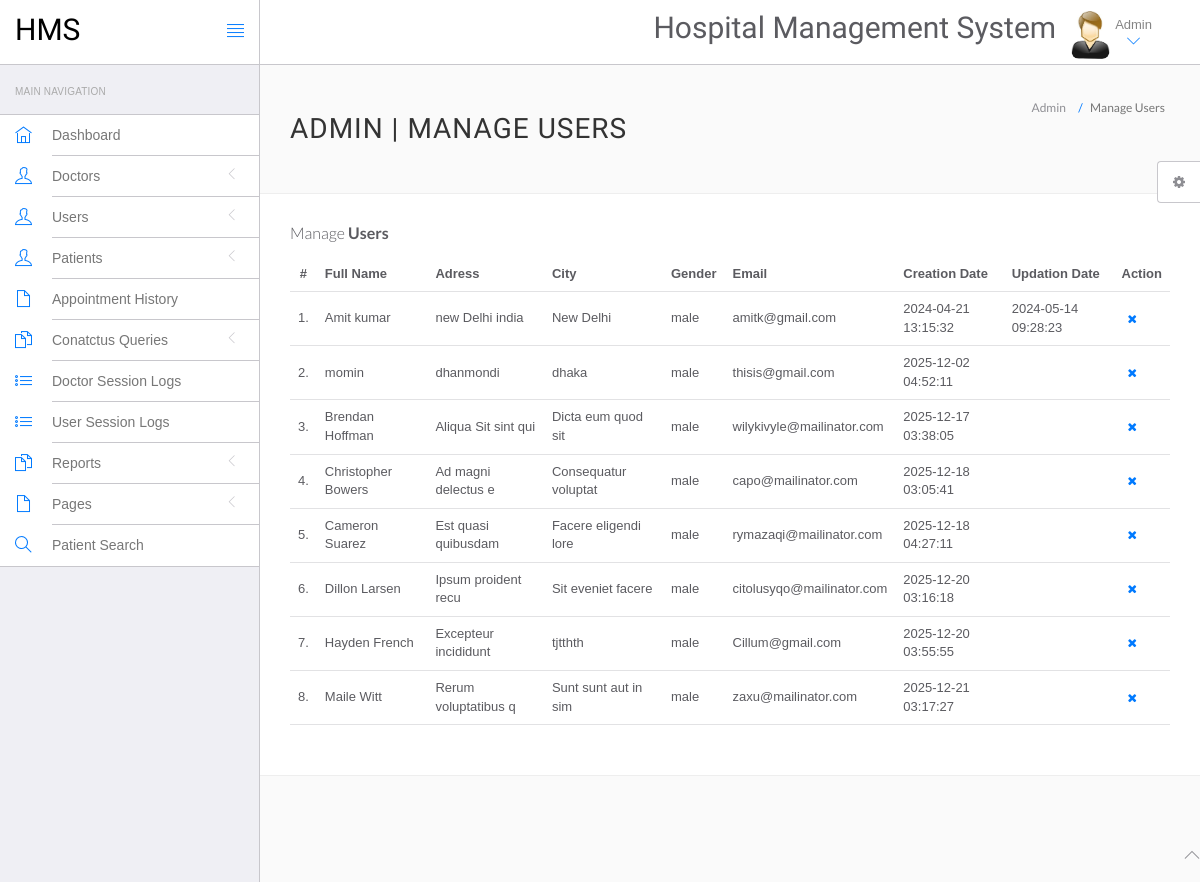
/admin/manage-users.php (signed in), run on an earlier commit of the app's database.
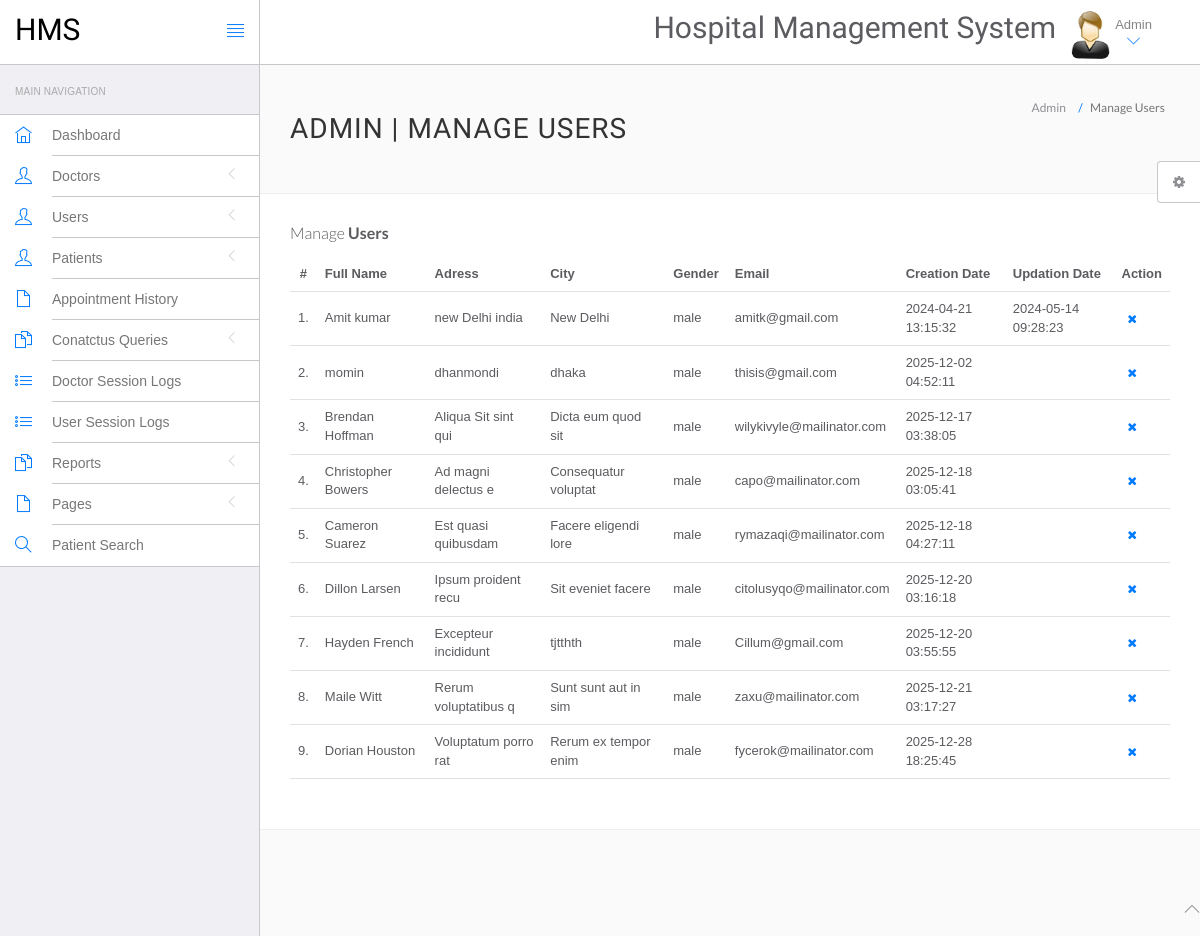
And on a later commit of the database.
### tables this page shows
CREATE TABLE `users` (
  `id` int NOT NULL,
  `fullName` varchar(255) DEFAULT NULL,
  `address` longtext,
  `city` varchar(255) DEFAULT NULL,
  `gender` varchar(255) DEFAULT NULL,
  `email` varchar(255) DEFAULT NULL,
  `password` varchar(255) DEFAULT NULL,
  `regDate` timestamp NULL DEFAULT CURRENT_TIMESTAMP,
  `updationDate` timestamp NULL DEFAULT NULL ON UPDATE CURRENT_TIMESTAMP
);

### admin/manage-users.php (the view, shortened to what this page needs)
<?php
include('include/config.php');
if(strlen($_SESSION['id']==0)) {
 header('location:logout.php');
  } else{
?>
<!DOCTYPE html>
<html lang="en">
	<head>
		<link rel="stylesheet" href="vendor/bootstrap/css/bootstrap.min.css">
		<link rel="stylesheet" href="vendor/fontawesome/css/font-awesome.min.css">
		<link rel="stylesheet" href="vendor/themify-icons/themify-icons.min.css">
		<link href="vendor/animate.css/animate.min.css" rel="stylesheet" media="screen">
		<link href="vendor/perfect-scrollbar/perfect-scrollbar.min.css" rel="stylesheet" media="screen">
		<link href="vendor/switchery/switchery.min.css" rel="stylesheet" media="screen">
		<link href="vendor/bootstrap-touchspin/jquery.bootstrap-touchspin.min.css" rel="stylesheet" media="screen">
		<link href="vendor/select2/select2.min.css" rel="stylesheet" media="screen">
		<link href="vendor/bootstrap-datepicker/bootstrap-datepicker3.standalone.min.css" rel="stylesheet" media="screen">
		<link href="vendor/bootstrap-timepicker/bootstrap-timepicker.min.css" rel="stylesheet" media="screen">
		<link rel="stylesheet" href="assets/css/styles.css">
		<link rel="stylesheet" href="assets/css/plugins.css">
		<link rel="stylesheet" href="assets/css/themes/theme-1.css" id="skin_color" />
	</head>
	<body>
		<div id="app">
<?php include('include/sidebar.php');?>
			<div class="app-content">
						<?php include('include/header.php');?>
				<div class="main-content" >
					<div class="wrap-content container" id="container">
						<section id="page-title">
							<div class="row">
								<div class="col-sm-8">
									<h1 class="mainTitle">Admin | Manage Users</h1>
																	</div>
								<ol class="breadcrumb">
									<li>
										<span>Admin</span>
									</li>
									<li class="active">
										<span>Manage Users</span>
									</li>
								</ol>
							</div>
						</section>
						<div class="container-fluid container-fullw bg-white">
									<div class="row">
								<div class="col-md-12">
									<h5 class="over-title margin-bottom-15">Manage <span class="text-bold">Users</span></h5>
									<table class="table table-hover" id="sample-table-1">
										<thead>
											<tr>
												<th class="center">#</th>
												<th>Full Name</th>
												<th class="hidden-xs">Adress</th>
												<th>City</th>
												<th>Gender </th>
												<th>Email </th>
												<th>Creation Date </th>
												<th>Updation Date </th>
												<th>Action</th>
											</tr>
										</thead>
										<tbody>
<?php
$sql=mysqli_query($con,"select * from users");
$cnt=1;
while($row=mysqli_fetch_array($sql))
{
?>
											<tr>
												<td class="center"><?php echo $cnt;?>.</td>
												<td class="hidden-xs"><?php echo $row['fullName'];?></td>
												<td><?php echo $row['address'];?></td>
												<td><?php echo $row['city'];?>
												</td>
												<td><?php echo $row['gender'];?></td>
												<td><?php echo $row['email'];?></td>
												<td><?php echo $row['regDate'];?></td>
												<td><?php echo $row['updationDate'];?>
												</td>
												<td >
												<div class="visible-md visible-lg hidden-sm hidden-xs">
	<a href="manage-users.php?id=<?php echo $row['id']?>&del=delete" onClick="return confirm('Are you sure you want to delete?')"class="btn btn-transparent btn-xs tooltips" tooltip-placement="top" tooltip="Remove"><i class="fa fa-times fa fa-white"></i></a>
												</div>
												</td>
											</tr>
											<?php
$cnt=$cnt+1;
											 }?>
										</tbody>
									</table>
								</div>
							</div>
								</div>
							</div>
						</div>
					</div>
				</div>
	<?php include('include/footer.php');?>
	<?php include('include/setting.php');?>
	</body>
</html>
<?php } ?>

### admin/include/sidebar.php (shortened to what this page needs)
<div class="sidebar app-aside" id="sidebar">
				<div class="sidebar-container perfect-scrollbar">
<nav>
						<div class="navbar-title">
							<span>Main Navigation</span>
						</div>
						<ul class="main-navigation-menu">
							<li>
								<a href="dashboard.php">
									<div class="item-content">
										<div class="item-media">
											<i class="ti-home"></i>
										</div>
										<div class="item-inner">
											<span class="title"> Dashboard </span>
										</div>
									</div>
								</a>
							</li>
							<li>
								<a href="javascript:void(0)">
									<div class="item-content">
										<div class="item-media">
											<i class="ti-user"></i>
										</div>
										<div class="item-inner">
											<span class="title"> Doctors </span><i class="icon-arrow"></i>
										</div>
									</div>
								</a>
								</li>
				<li>
								<a href="javascript:void(0)">
									<div class="item-content">
										<div class="item-media">
											<i class="ti-user"></i>
										</div>
										<div class="item-inner">
											<span class="title"> Users </span><i class="icon-arrow"></i>
										</div>
									</div>
								</a>
								</li>
								<li>
								<a href="javascript:void(0)">
									<div class="item-content">
										<div class="item-media">
											<i class="ti-user"></i>
										</div>
										<div class="item-inner">
											<span class="title"> Patients </span><i class="icon-arrow"></i>
										</div>
									</div>
								</a>
								</li>
<li>
								<a href="appointment-history.php">
									<div class="item-content">
										<div class="item-media">
											<i class="ti-file"></i>
										</div>
										<div class="item-inner">
											<span class="title"> Appointment History </span>
										</div>
									</div>
								</a>
							</li>
				<li>
								<a href="javascript:void(0)">
									<div class="item-content">
										<div class="item-media">
											<i class="ti-files"></i>
										</div>
										<div class="item-inner">
											<span class="title"> Conatctus Queries </span><i class="icon-arrow"></i>
										</div>
									</div>
								</a>
								</li>
	<li>
								<a href="doctor-logs.php">
									<div class="item-content">
										<div class="item-media">
											<i class="ti-list"></i>
										</div>
										<div class="item-inner">
											<span class="title"> Doctor Session Logs </span>
										</div>
									</div>
								</a>
							</li>
							<li>
								<a href="user-logs.php">
									<div class="item-content">
										<div class="item-media">
											<i class="ti-list"></i>
										</div>
										<div class="item-inner">
											<span class="title"> User Session Logs </span>
										</div>
									</div>
								</a>
							</li>
				<li>
								<a href="javascript:void(0)">
									<div class="item-content">
										<div class="item-media">
											<i class="ti-files"></i>
										</div>
										<div class="item-inner">
											<span class="title"> Reports </span><i class="icon-arrow"></i>
										</div>
									</div>
								</a>
							</li>
				<li>
								<a href="javascript:void(0)">
									<div class="item-content">
										<div class="item-media">
											<i class="ti-file"></i>
										</div>
										<div class="item-inner">
											<span class="title"> Pages </span><i class="icon-arrow"></i>
										</div>
									</div>
								</a>
							</li>
								<li>
								<a href="patient-search.php">
									<div class="item-content">
										<div class="item-media">
											<i class="ti-search"></i>
										</div>
										<div class="item-inner">
											<span class="title"> Patient Search </span>
										</div>
									</div>
								</a>
							</li>
						</ul>
					</nav>
					</div>
			</div>

### admin/include/header.php (shortened to what this page needs)
<header class="navbar navbar-default navbar-static-top">
					<div class="navbar-header">
						<a class="navbar-brand" href="#">
							<h2 style="padding-top:20%; color:#000 ">HMS</h2>
						</a>
						<a href="#" class="sidebar-toggler pull-right visible-md visible-lg" data-toggle-class="app-sidebar-closed" data-toggle-target="#app">
							<i class="ti-align-justify"></i>
						</a>
					</div>
					<div class="navbar-collapse collapse">
						<ul class="nav navbar-right">
								<li  style="padding-top:2% ">
								<h2>Hospital Management System</h2>
							</li>
							<li class="dropdown current-user">
								<a href class="dropdown-toggle" data-toggle="dropdown">
									<img src="assets/images/images.jpg" > <span class="username">
			Admin
									<i class="ti-angle-down"></i></i></span>
								</a>
							</li>
						</ul>
					</div>
				</header>

### admin/include/footer.php
<footer>
				<div class="footer-inner">
					<div class="pull-left">
					<span class="text-bold text-uppercase"> Hospital Management System</span>
					</div>
					<div class="pull-right">
						<span class="go-top"><i class="ti-angle-up"></i></span>
					</div>
				</div>
			</footer>

### admin/include/setting.php (shortened to what this page needs)
<div class="settings panel panel-default hidden-xs hidden-sm" id="settings">
				<button ct-toggle="toggle" data-toggle-class="active" data-toggle-target="#settings" class="btn btn-default">
					<i class="fa fa-spin fa-gear"></i>
				</button>
			</div>

### admin/assets/css/plugins.css (style rules this page uses)
.perfect-scrollbar { overflow-y: hidden !important; }

### admin/assets/css/themes/theme-1.css (style rules this page uses)
body { background: #FAFAFA; }
header .navbar-header { background: #ffffff !important; border-right-color: #c8c7cc !important; border-bottom-color: #c8c7cc !important; }
header .navbar-header .sidebar-toggler, header .navbar-header .sidebar-mobile-toggler { color: #007aff !important; }
header .navbar-header .navbar-brand { color: #777 !important; }
header .navbar-collapse { background: #ffffff !important; border-bottom-color: #c8c7cc !important; box-shadow: none !important; }
header .navbar-collapse .navbar-right > li > a { color: #777; }
header .navbar-collapse .navbar-right > li > a i { color: #007aff !important; }
#sidebar { background: #EFEFF4 !important; }
#sidebar:before { border-right-width: "1px" !important; border-right-style: solid; border-right-color: #c8c7cc !important; }
#sidebar nav { border-right-width: "1px" !important; border-right-style: solid; border-right-color: #c8c7cc !important; }
#sidebar nav .navbar-title { color: #aaaaaa; }
#sidebar nav > ul { background: #ffffff !important; border-bottom-color: #c8c7cc !important; border-top-color: #c8c7cc !important; }
#sidebar nav > ul > li > a .item-media > i { color: #007aff !important; }
#sidebar nav > ul > li > a .item-inner { color: #777 !important; border-bottom-color: #c8c7cc; }

What changed in the data, as far as the page shows it:
added users: fullName "Dorian Houston", address "Voluptatum porro rat", city "Rerum ex tempor enim", gender "male", email "fycerok@mailinator.com", regDate "2025-12-28 18:25:45"
